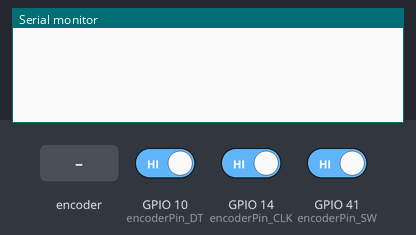
The sketch below on a simulated ESP32-S3. On the bench: the last lines printed to the serial monitor. Inputs (shaded band) come from the test bench; at power-on: GPIO 41 (encoderPin_SW) HIGH, GPIO 10 (encoderPin_DT) HIGH, GPIO 14 (encoderPin_CLK) HIGH.

Above: at 1.2 s.
1.3 s: rotary encoder on GPIO 14 (encoderPin_CLK) / GPIO 10 (encoderPin_DT) turned 1 step (first pin leading)
At 2.5 s:
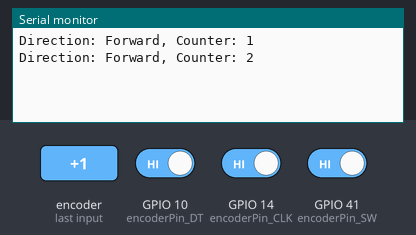
3.0 s: GPIO 41 (encoderPin_SW) driven LOW
At 3.8 s:
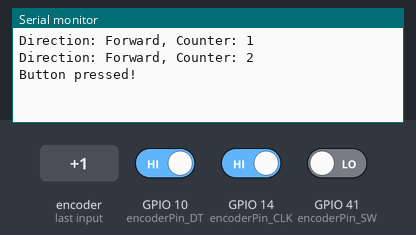
4.5 s: rotary encoder on GPIO 14 (encoderPin_CLK) / GPIO 10 (encoderPin_DT) turned 2 steps (second pin leading)
At 6.0 s:
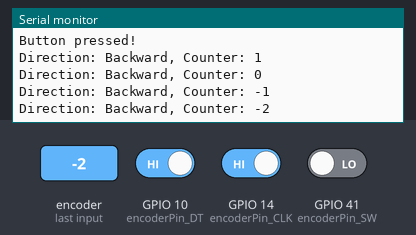
Timing chart, 0 to 7.5 s (numbered marks = the images above; inputs shaded):
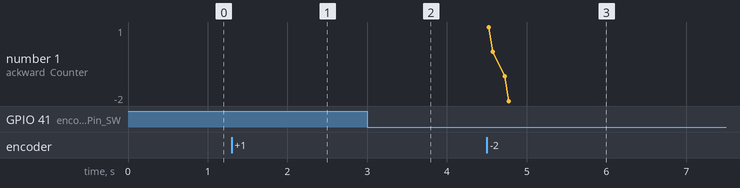

The sketch:

Test_Encoder_KY40.ino
```cpp
/*
Project:  Cocktail Machine Testcode KY-040 Rotary Encoder
Author:   Thomas Edlinger for www.edistechlab.com
Date:     Created 29.11.2024 - update:
Version:  V1.0
IDE:      Arduino IDE 2.3.3
Required Board (Tools -> Board -> Boards Manager...)
Board:    ESP32S3 Dev Module / USB Connect on the right side "COM"
ESP:      ESP32-S3-DevKit N16R8
  - Board: esp32 by Espressif Systems V3.0.7

Required libraries (sketch -> include library -> manage libraries)
 -
*/

// Pin definition
const uint8_t encoderPin_CLK = 14;
const uint8_t encoderPin_DT = 10;
const uint8_t encoderPin_SW = 41;

// Variables
int counter = 0;
int lastStateCLK;
int currentStateCLK;
int lastButtonState = HIGH;
int currentButtonState = HIGH;
unsigned long lastDebounceTime = 0;  // Time of the last button state change
const unsigned long debounceDelay = 50; // Debounce delay in milliseconds

void setup() {
  Serial.begin(115200);

  // Define pin modes
  pinMode(encoderPin_CLK, INPUT);
  pinMode(encoderPin_DT, INPUT);
  pinMode(encoderPin_SW, INPUT_PULLUP); // Enable internal pull-up resistor

  // Initial state of the CLK pin
  lastStateCLK = digitalRead(encoderPin_CLK);
}

void loop() {
  // Detect rotary encoder direction
  currentStateCLK = digitalRead(encoderPin_CLK);

  if (currentStateCLK != lastStateCLK) {
    if (digitalRead(encoderPin_DT) != currentStateCLK) {
      counter++;
      Serial.print("Direction: Forward, Counter: ");
    } else {
      counter--;
      Serial.print("Direction: Backward, Counter: ");
    }
    Serial.println(counter);
  }
  lastStateCLK = currentStateCLK;

  // Read the button state
  int reading = digitalRead(encoderPin_SW);

  // Check if the button state has changed
  if (reading != lastButtonState) {
    // Reset debounce timer
    lastDebounceTime = millis();
  }

  // Only consider the button state if the debounce delay has passed
  if ((millis() - lastDebounceTime) > debounceDelay) {
    // If the button state has stabilized, update the current button state
    if (reading != currentButtonState) {
      currentButtonState = reading;

      // Detect button press (transition from HIGH to LOW)
      if (currentButtonState == LOW) {
        Serial.println("Button pressed!");
      }
    }
  }

  // Save the last button state for the next iteration
  lastButtonState = reading;
}
```

Measured:
- after the input at 1.3 s, the serial monitor: prints a new line at once (image 1)
- after the input at 3.0 s, the serial monitor: prints a new line after 0.05 s (image 2)
- after the input at 4.5 s, the serial monitor: prints a new line at once (image 3)
